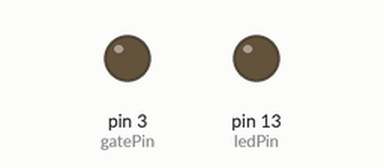
This sketch was run on a simulated Arduino Uno, built with avr-gcc and run on an emulated ATmega328P. Shown: output pins drawn as LEDs (lit = HIGH).

Above: at 2.5 s.
At 7.5 s:
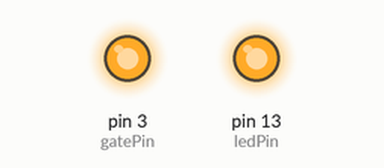
Timing chart, 0 to 13.0 s (numbered marks = the images above):
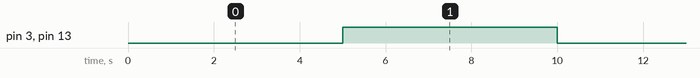

Measured:
- by itself, pin 3 (gatePin), pin 13 (ledPin): alternates HIGH for 5.0 s and LOW for 5.0 s

The sketch:

SolenoidBrain.ino
```cpp
int gatePin = 3;  // connection to mosfet gate
int ledPin = 13;
void setup() {
  pinMode(gatePin, OUTPUT);
  pinMode(ledPin, OUTPUT);
}

void loop() {
  delay(5000);
  // Open solenoid by sending voltage to pin3
  digitalWrite(ledPin,HIGH);
  digitalWrite(gatePin,HIGH);

  delay(5000);
  // Close solenoid by sending low
  digitalWrite(ledPin,LOW);
  digitalWrite(gatePin,LOW);
}
```
